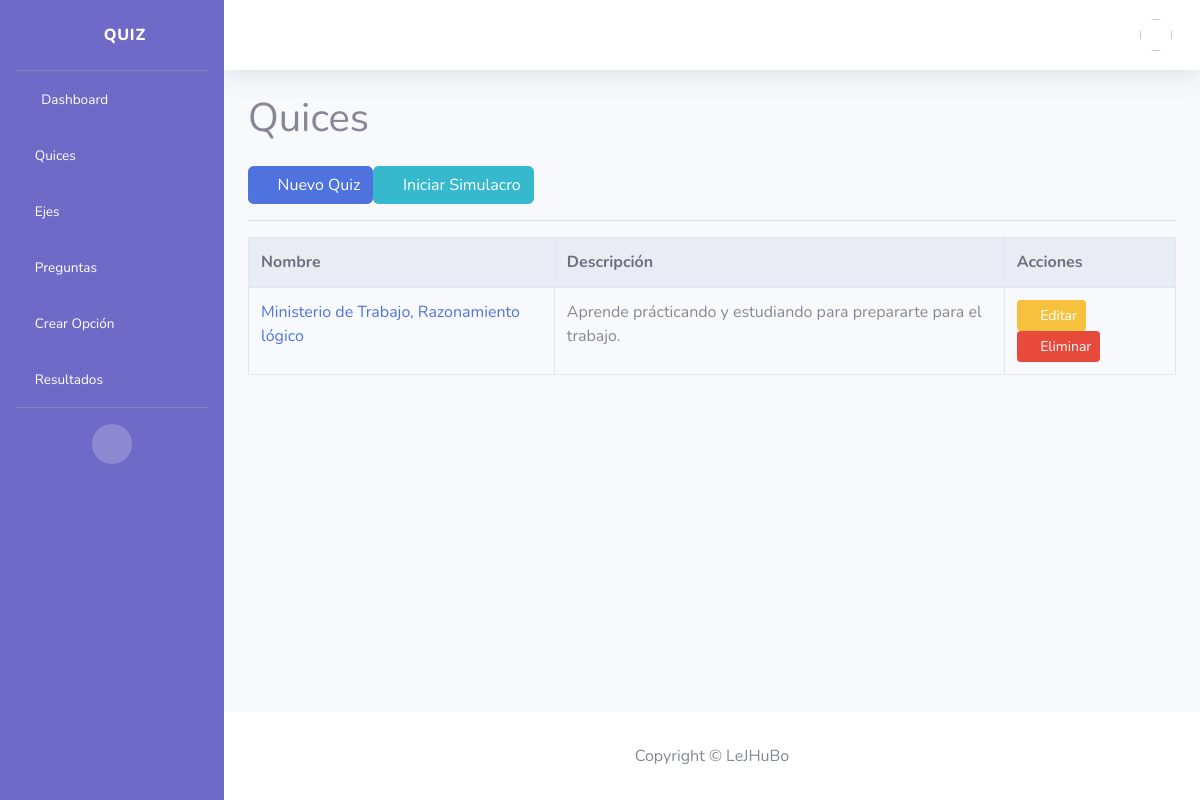
Screenshot of /quices/ with the database file from the repository.
### core/models.py (models this page shows, shortened)
class Quiz(models.Model):
    nombre = models.CharField(max_length=255)
    descripcion = models.TextField(blank=True)

### core/views/quiz.py (the view)
# urls.py: path("quices/", QuizListView.as_view(), name="quiz_list"),
class QuizListView(BreadcrumbsMixin, BaseListView):
    model = Quiz
    template_name = "quiz/list.html"
    paginate_by = 20
    def get_queryset(self):
        return list_quices()
    def get_context_data(self, **kwargs):
        context = super().get_context_data(**kwargs)
        context['ejes'] = EjeTematico.objects.all()  # Para el modal
        return context
    breadcrumbs = [("Quices", None)]

### core/selectors/quiz.py (called while the page is built)
def list_quices() -> Iterable[Quiz]:
    return Quiz.objects.all().order_by("nombre")

### core/views/mixins.py (called while the page is built)
    def get_context_data(self, **kwargs):
        ctx = super().get_context_data(**kwargs)
        ctx["breadcrumbs"] = self.breadcrumbs
        return ctx

### core/templates/quiz/list.html (shortened to what this page needs)
{% extends "index.html" %} {% block content %}
<h1 class="mb-4">Quices</h1>
<div class="mb-3 d-flex gap-2 flex-wrap">
    <a href="{% url 'core:quiz_create' %}" class="btn btn-primary">
        <i class="fas fa-plus-circle"></i> Nuevo Quiz
    </a>
    <button type="button" class="btn btn-info" data-toggle="modal" data-target="#modalSimulacro">
        <i class="fas fa-play-circle"></i> Iniciar Simulacro
    </button>
</div>
<hr>
<table class="table table-bordered table-hover">
    <thead class="thead-light">
        <tr>
            <th>Nombre</th>
            <th>Descripción</th>
            <th>Acciones</th>
        </tr>
    </thead>
    <tbody>
        {% for q in object_list %}
        <tr>
            <td><a href="{% url 'core:quiz_detail' q.id %}">{{ q.nombre }}</a></td>
            <td>{{ q.descripcion|default:"—" }}</td>
            <td>
                <a href="{% url 'core:quiz_update' q.id %}" class="btn btn-sm btn-warning">
                    <i class="fas fa-edit"></i> Editar
                </a>
                <a href="{% url 'core:quiz_delete' q.id %}" class="btn btn-sm btn-danger">
                    <i class="fas fa-trash"></i> Eliminar
                </a>
            </td>
        </tr>
        {% empty %}
        <tr>
            <td colspan="3" class="text-center">Sin registros</td>
        </tr>
        {% endfor %}
    </tbody>
</table>
{% endblock %}

### core/templates/index.html (style rules this page uses)
body { background-color: #F7FAFC; }

### rows the page displays
Quiz: nombre "Ministerio de Trabajo, Razonamiento lógico", descripcion "Aprende prácticando y estudiando para prepararte para el trabajo."
